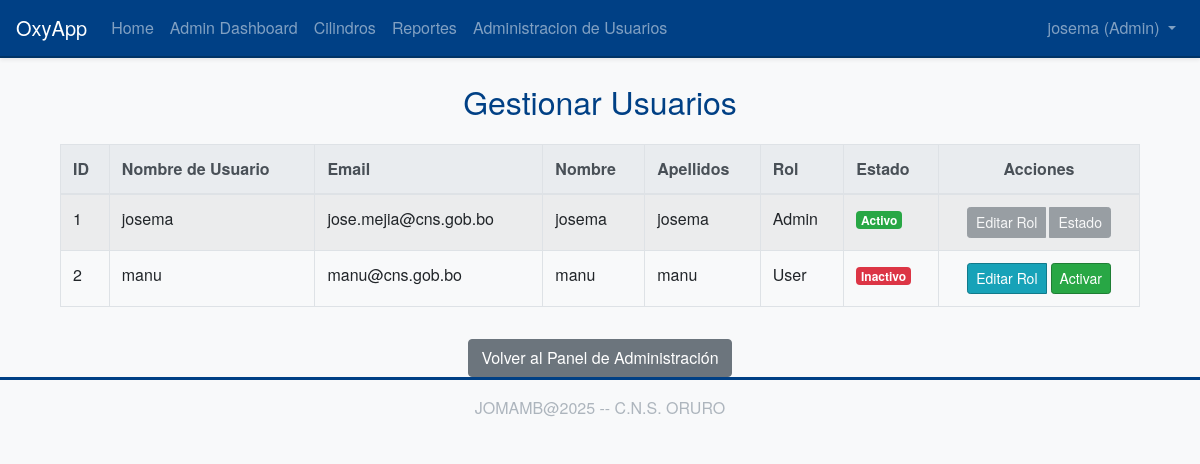
The app's page /admin/users (signed in) with its own data.
### app/models/user.py (models this page shows, shortened)
class User(UserMixin, db.Model):
    __tablename__ = 'user'
    id = db.Column(db.Integer, primary_key=True)
    username = db.Column(db.String(64), index=True, unique=True, nullable=False)
    email = db.Column(db.String(120), index=True, unique=True, nullable=False)
    password_hash = db.Column(db.String(128))
    nombre = db.Column(db.String(64), index=True, nullable=True)
    apellidos = db.Column(db.String(128), index=True, nullable=True)
    role = db.Column(db.String(10), default='user', nullable=False)
    esta_activo = db.Column(db.Boolean, default=True, nullable=False, index=True)
    movimientos_registrados = db.relationship(
        'HistorialMovimiento',
        foreign_keys='HistorialMovimiento.user_id',
        backref=db.backref('usuario', lazy='joined'),
        lazy='dynamic',
        order_by=lambda: desc(HistorialMovimiento.fecha_movimiento) if HistorialMovimiento else 'historial_movimiento.fecha_movimiento DESC'
    )
    @property
    def is_active(self):
        return self.esta_activo

### app/routes/admin.py (the view)
@bp.route('/users')
@admin_required
def manage_users():
    page = request.args.get('page', 1, type=int)
    pagination = User.query.paginate(page=page, per_page=10, error_out=False)
    users = pagination.items
    next_url = url_for('admin.manage_users', page=pagination.next_num) if pagination.has_next else None
    prev_url = url_for('admin.manage_users', page=pagination.prev_num) if pagination.has_prev else None
    return render_template('admin/manage_users.html', users=users, title='Manage Users', next_url=next_url, prev_url=prev_url, pagination=pagination)

### app/models/user.py (called while the page is built)
@login.user_loader
def load_user(id):
    return User.query.get(int(id))

### app/routes/admin.py (called while the page is built)
def admin_required(f):
    @wraps(f)
    @login_required
    def decorated_function(*args, **kwargs):
        if current_user.role != 'admin':
            flash("You do not have permission to access this page.", "danger")
            return redirect(url_for('index')) # Or wherever non-admins should go
        return f(*args, **kwargs)
    return decorated_function

### app/templates/admin/manage_users.html (shortened to what this page needs)
{% extends "base.html" %}
{% block content %}
    <div class="container mt-4">
        <h2 class="mb-4 text-center">Gestionar Usuarios</h2>
        <div class="table-responsive mt-3">
            <table class="table table-striped table-hover table-bordered">
                <thead class="thead-light bg-primary text-white">
                    <tr>
                        <th scope="col">ID</th>
                        <th scope="col">Nombre de Usuario</th>
                        <th scope="col">Email</th>
                        <th scope="col">Nombre</th>
                        <th scope="col">Apellidos</th>
                        <th scope="col">Rol</th>
                        <th scope="col">Estado</th>
                        <th scope="col" class="text-center">Acciones</th>
                    </tr>
                </thead>
                <tbody>
                    {% for user_item in users %}
                    <tr>
                        <td>{{ user_item.id }}</td>
                        <td>{{ user_item.username }}</td>
                        <td>{{ user_item.email }}</td>
                        <td>{{ user_item.nombre or '' }}</td>
                        <td>{{ user_item.apellidos or '' }}</td>
                        <td>{{ user_item.role.capitalize() if user_item.role else 'N/A' }}</td>
                        <td>
                            {% if user_item.esta_activo %}
                                <span class="badge badge-success">Activo</span>
                            {% else %}
                                <span class="badge badge-danger">Inactivo</span>
                            {% endif %}
                        </td>
                        <td class="text-center">
                            <div class="btn-group" role="group" aria-label="Acciones de Usuario">
                                {% if user_item.id != current_user.id %}
                                    <a href="{{ url_for('admin.edit_user_role', user_id=user_item.id) }}" class="btn btn-sm btn-info mr-1" title="Editar Rol">
                                        <span class="d-none d-md-inline">Editar Rol</span><span class="d-md-none">Rol</span>
                                    </a>
                                {% else %}
                                     <button type="button" class="btn btn-sm btn-secondary mr-1" disabled title="No puede editar su propio rol">
                                        <span class="d-none d-md-inline">Editar Rol</span><span class="d-md-none">Rol</span>
                                    </button>
                                {% endif %}
                                {% if user_item.id != current_user.id %}
                                    {% if user_item.esta_activo %}
                                        <form action="{{ url_for('admin.deactivate_user', user_id=user_item.id) }}" method="POST" style="display:inline;" onsubmit="return confirm('¿Está seguro de que desea desactivar a este usuario?');">
                                            <input type="hidden" name="csrf_token" value="{{ csrf_token() }}">
                                            <button type="submit" class="btn btn-sm btn-warning" title="Desactivar Usuario">
                                                <span class="d-none d-md-inline">Desactivar</span><span class="d-md-none">Off</span>
                                            </button>
                                        </form>
                                    {% else %}
                                        <form action="{{ url_for('admin.activate_user', user_id=user_item.id) }}" method="POST" style="display:inline;" onsubmit="return confirm('¿Está seguro de que desea activar a este usuario?');">
                                            <button type="submit" class="btn btn-sm btn-success" title="Activar Usuario">
                                                <span class="d-none d-md-inline">Activar</span><span class="d-md-none">On</span>
                                            </button>
                                        </form>
                                    {% endif %}
                                {% else %}
                                     <button type="button" class="btn btn-sm btn-secondary" disabled title="No puede cambiar su propio estado de activación">
                                        <span class="d-none d-md-inline">Estado</span><span class="d-md-none">Estado</span>
                                    </button>
                                {% endif %}
                            </div>
                        </td>
                    </tr>
                    {% else %}
                    <tr>
                        <td colspan="8" class="text-center">No hay usuarios registrados para mostrar.</td>
                    </tr>
                    {% endfor %}
                </tbody>
            </table>
        </div>
        <div class="mt-3 text-center">
            <a href="{{ url_for('admin.dashboard') }}" class="btn btn-secondary">Volver al Panel de Administración</a>
        </div>
    </div>
{% endblock %}

### app/templates/base.html (shortened to what this page needs)
<!doctype html>
<html lang="en">
  <head>
    <link rel="stylesheet" href="https://stackpath.bootstrapcdn.com/bootstrap/4.5.2/css/bootstrap.min.css">
    <link rel="stylesheet" href="{{ url_for('static', filename='css/custom.css') }}">
    <link rel="stylesheet" href="{{ url_for('static', filename='css/print.css') }}" media="print">
  </head>
  <body>
    <nav class="navbar navbar-expand-lg navbar-dark bg-primary shadow-sm">
      <a class="navbar-brand" href="{{ url_for('main.index') }}">OxyApp</a>
      <div class="collapse navbar-collapse" id="navbarNav">
        <ul class="navbar-nav mr-auto">
          <li class="nav-item">
            <a class="nav-link" href="{{ url_for('main.index') }}">Home</a>
          </li>
          {% if current_user.is_authenticated %}
            {% if current_user.role == 'user' %}
            <li class="nav-item">
              <a class="nav-link" href="{{ url_for('main.dashboard') }}">Dashboard</a>
            </li>
            {% elif current_user.role == 'admin' %}
            <li class="nav-item">
              <a class="nav-link" href="{{ url_for('admin.dashboard') }}">Admin Dashboard</a>
            </li>
            {% endif %}
          <li class="nav-item">
            <a class="nav-link" href="{{ url_for('cylinders.index') }}">Cilindros</a>
          </li>
          <li class="nav-item">
            <a class="nav-link" href="{{ url_for('reports.index') }}">Reportes</a>
          </li>
          {% if current_user.role == 'admin' %}
          <li class="nav-item">
            <a class="nav-link" href="{{ url_for('admin.manage_users') }}">Administracion de Usuarios</a>
          </li>
          {% endif %}
          {% endif %}
        </ul>
        <ul class="navbar-nav">
          {% if current_user.is_anonymous %}
          <li class="nav-item">
            <a class="nav-link" href="{{ url_for('auth.login') }}">Login</a>
          </li>
          <li class="nav-item">
            <a class="nav-link btn btn-outline-light btn-sm" href="{{ url_for('auth.register') }}">Registro</a>
          </li>
          {% else %}
          <li class="nav-item dropdown">
            <a class="nav-link dropdown-toggle" href="#" id="navbarDropdown" role="button" data-toggle="dropdown" aria-haspopup="true" aria-expanded="false">
              {{ current_user.username }} ({{ current_user.role | title }})
            </a>
          </li>
          {% endif %}
        </ul>
      </div>
    </nav>
    <main role="main" class="container mt-4">
      {% block content %}{% endblock %}
    </main>
    <footer class="footer mt-auto py-3 bg-light text-center">
        <div class="container">
            <span class="text-muted">JOMAMB@2025 -- C.N.S. ORURO</span>
        </div>
    </footer>
  </body>
</html>

### app/static/css/custom.css (style rules this page uses)
body { font-family: 'Helvetica Neue', Helvetica, Arial, sans-serif; background-color: #f8f9fa; color: #212529; }
.navbar-dark.bg-primary { background-color: #004085 !important; border-bottom: 2px solid #003366; }
.navbar-dark .navbar-brand, .navbar-dark .navbar-brand:hover, .navbar-dark .navbar-brand:focus, .navbar-dark .nav-link { color: #ffffff; }
.btn-success { background-color: #28a745; border-color: #1e7e34; }
.btn-info { background-color: #17a2b8; border-color: #117a8b; }
.footer { background-color: #343a40; color: #f8f9fa; padding-top: 1.5rem; padding-bottom: 1.5rem; border-top: 3px solid #004085; }
.footer .text-muted { color: #adb5bd !important; }
h1, h2, h3, h4, h5, .display-4 { color: #004085; }
.table thead th { background-color: #0056b3; color: #ffffff; }

### records on screen
User: username "josema", role "Admin", id "1", email "jose.mejia@cns.gob.bo", nombre "josema", apellidos "josema", esta_activo "Activo", shows "Editar Rol", shows "Estado"
User: id "2", username "manu", email "manu@cns.gob.bo", nombre "manu", apellidos "manu", role "User", esta_activo "Inactivo"
